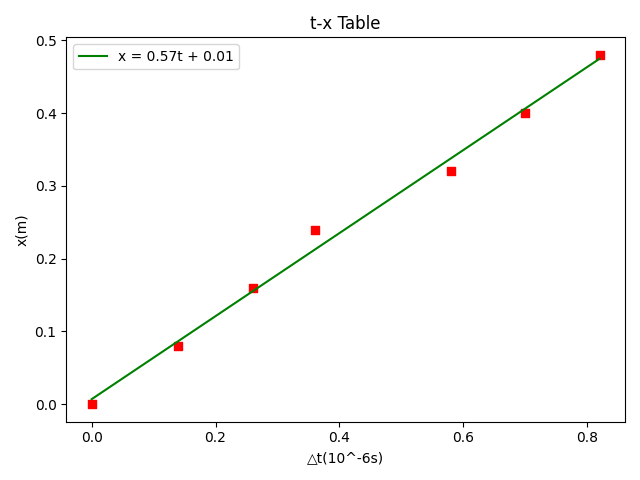

Source code (Python):
#!/usr/bin/python3
import matplotlib as mlt
import matplotlib.pyplot as plt
import numpy as np

fig = plt.figure()
t = [0, 0.14, 0.26, 0.36, 0.58, 0.70, 0.82]
x = [i / 100 for i in range(0, 56, 8)] 
ax = fig.add_subplot(111)
ax.set(title = 't-x Table', xlabel = '△t(10^-6s)', ylabel = 'x(m)')
ax.scatter(t, x, marker = 's', color = 'red')
coefficient = np.polyfit(t, x, 1)
equivlent = "x = {:.2f}t + {:.2f}".format(coefficient[0], coefficient[1])
f = np.poly1d(coefficient, r = False)
rr = f(t)
ax.plot(t, rr, color = 'green', label = equivlent)
plt.legend()
plt.tight_layout()
plt.show()
#plt.savefig("graph.png")
#plt.savefig("/mnt/c/Users/lqy/Desktop/graph.png")
